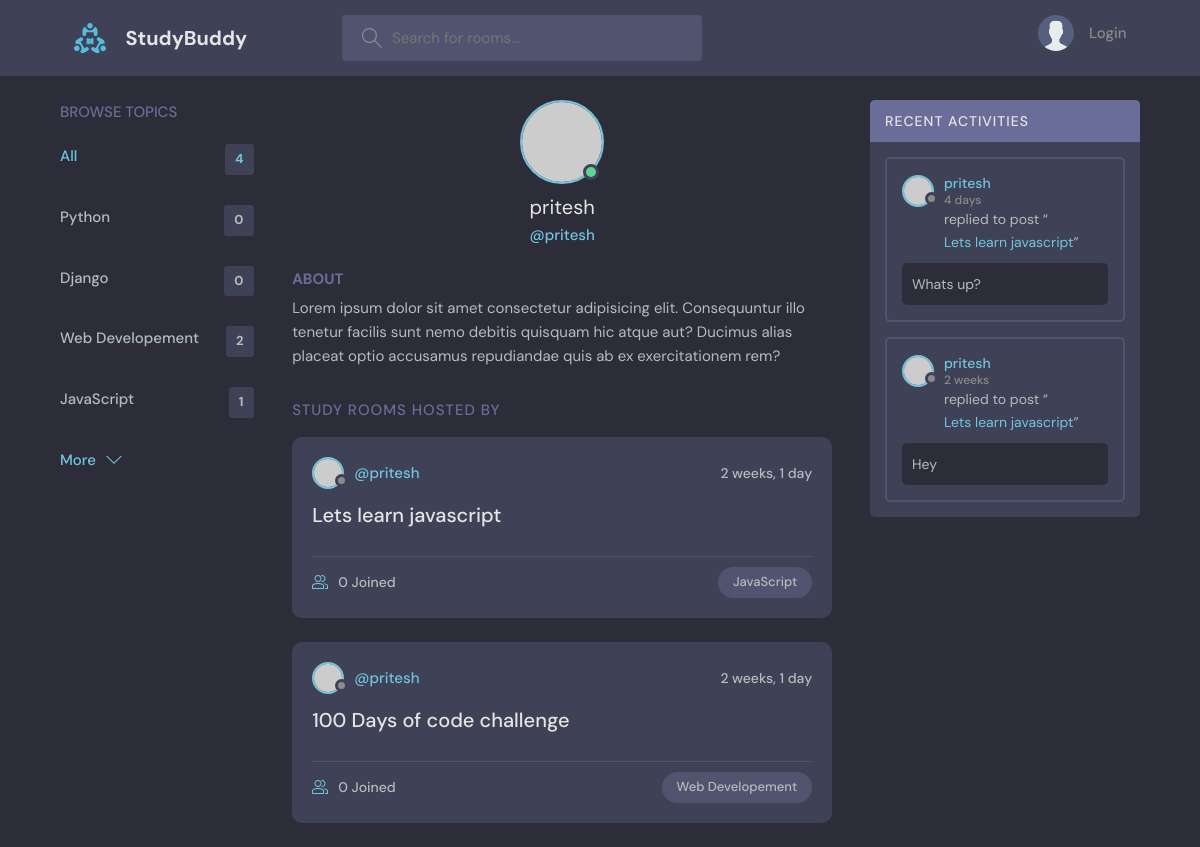
The app's page /profile/1/, older data.
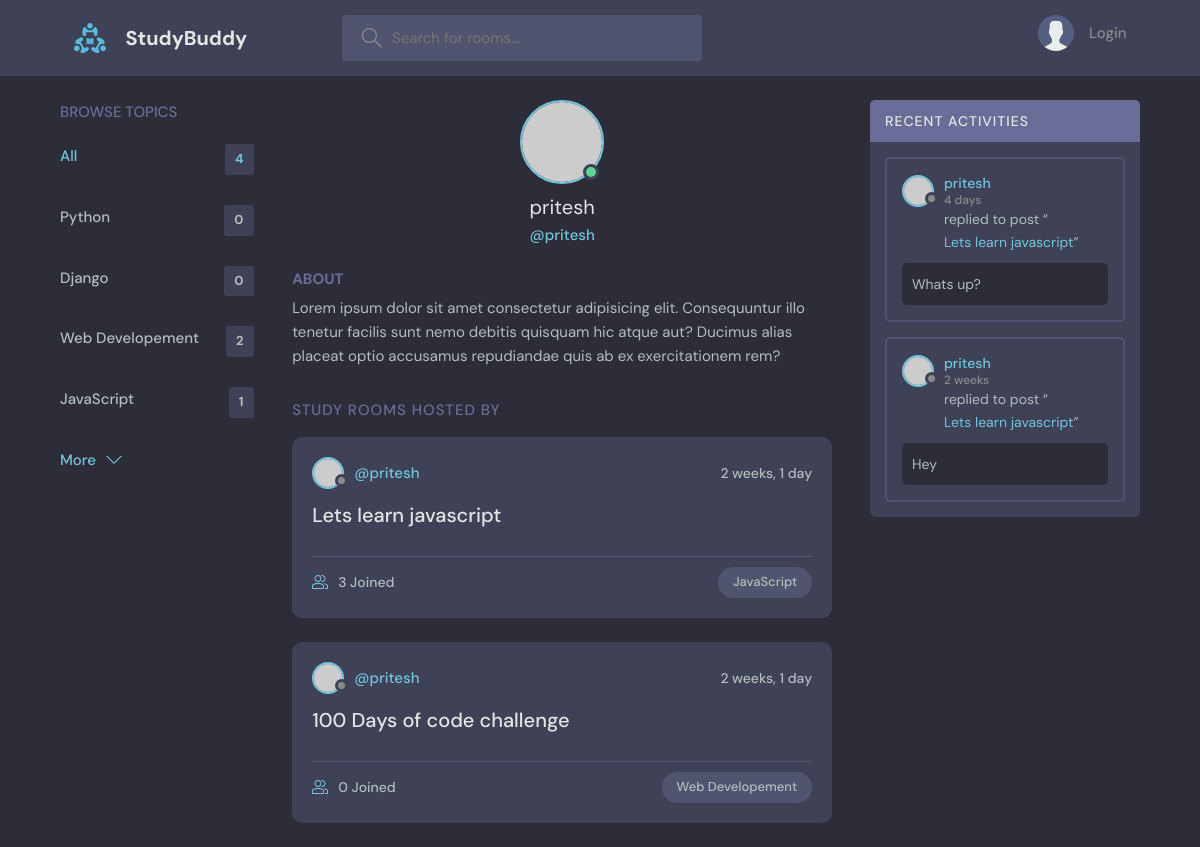
The same page, newer data.
### base/models.py (models this page shows)
class Room(models.Model):
    host = models.ForeignKey(User, on_delete=models.SET_NULL, null=True)
    topic =  models.ForeignKey(Topic, on_delete=models.SET_NULL, null=True)
    name = models.CharField(max_length=200)
    description = models.TextField(null=True, blank=True)
    participants = models.ManyToManyField(User, related_name='participants', blank=True)
    updated =  models.DateTimeField(auto_now=True)
    created =  models.DateTimeField(auto_now_add=True)
    class Meta:
        ordering = ['-updated', '-created']
    def __str__(self):
        return str(self.name)

class Topic(models.Model):
    name = models.CharField(max_length=200)
    def __str__(self):
        return self.name

### base/views.py (the view)
# urls.py: path("profile/<str:pk>/", views.userProfile, name="user-profile"),
def userProfile(request, pk):
    user = User.objects.get(id=pk)
    rooms = user.room_set.all()
    room_messages = user.message_set.all()
    topics = Topic.objects.all()
    context = {'user':user, 'rooms': rooms, 'room_messages': room_messages, 'topics': topics}
    return render(request, "base/profile.html", context)

### base/models.py (called while the page is built)
    def __str__(self):
        return self.body[0:50]

### base/templates/base/profile.html (shortened to what this page needs)
{% extends 'main.html' %} {% block content %}
<main class="profile-page layout layout--3">
  <div class="container">
    {% include 'base/topics_component.html'%}
    <div class="roomList">
      <div class="profile">
        <div class="profile__avatar">
          <div class="avatar avatar--large active">
            <img src="https://randomuser.me/api/portraits/men/11.jpg" />
          </div>
        </div>
        <div class="profile__info">
          <h3>{{user.username}}</h3>
          <p>@{{user.username}}</p>
        </div>
        <div class="profile__about">
          <h3>About</h3>
          <p>
            Lorem ipsum dolor sit amet consectetur adipisicing elit. Consequuntur illo tenetur
            facilis sunt nemo debitis quisquam hic atque aut? Ducimus alias placeat optio
            accusamus repudiandae quis ab ex exercitationem rem?
          </p>
        </div>
      </div>
      <div class="roomList__header">
        <div>
          <h2>Study Rooms Hosted by {{room.host.username}}</a>
          </h2>
        </div>
      </div>
      {% include 'base/feed_component.html' %}
    </div>
    {% include 'base/activity_component.html' %}
  </div>
</main>
{% endblock content %}

### base/templates/base/feed_component.html (shortened to what this page needs)
{% for room in rooms %}
<div class="roomListRoom">
  <div class="roomListRoom__header">
    <a
      href="{% url 'user-profile' room.host.id %}"
      class="roomListRoom__author"
    >
      <div class="avatar avatar--small">
        <img src="https://randomuser.me/api/portraits/women/11.jpg" />
      </div>
      <span>@{{room.host.username}}</span>
    </a>
    <div class="roomListRoom__actions">
      <span>{{room.created | timesince}}</span>
    </div>
  </div>
  <div class="roomListRoom__content">
    <a href="{% url 'Room' room.id %}">{{room.name}}</a>
  </div>
  <div class="roomListRoom__meta">
    <a href="{% url 'Room' room.id %}" class="roomListRoom__joined">
      {{room.participants.all.count}} Joined
    </a>
    <p class="roomListRoom__topic">{{room.topic}}</p>
  </div>
</div>
{% endfor %}

Row changes from the older to the newer data that the page shows:
changed Room "Lets learn javascript": participants.all.count "0" → "3"
